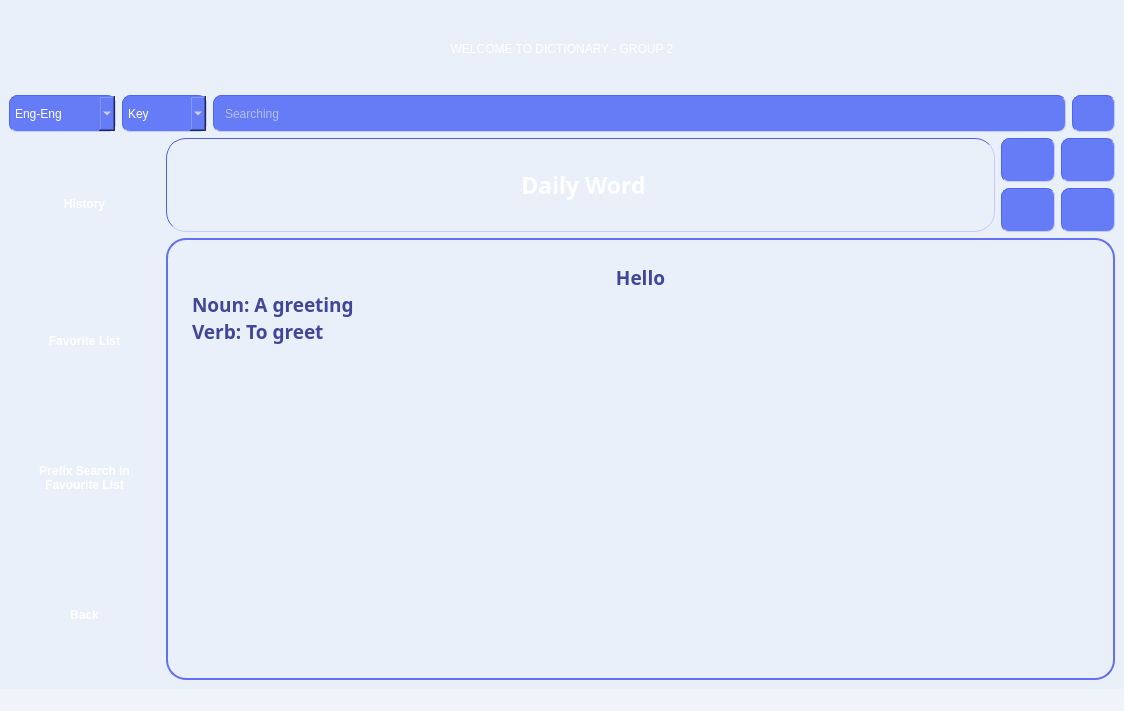
<?xml version="1.0" encoding="UTF-8"?>
<ui version="4.0">
 <class>MainWindow</class>
 <widget class="QMainWindow" name="MainWindow">
  <property name="geometry">
   <rect>
    <x>0</x>
    <y>0</y>
    <width>1124</width>
    <height>711</height>
   </rect>
  </property>
  <property name="font">
   <font>
    <family>Rounded Mplus 1c</family>
    <bold>true</bold>
   </font>
  </property>
  <property name="windowTitle">
   <string>MainWindow</string>
  </property>
  <property name="windowOpacity">
   <double>1.000000000000000</double>
  </property>
  <property name="layoutDirection">
   <enum>Qt::LeftToRight</enum>
  </property>
  <property name="autoFillBackground">
   <bool>false</bool>
  </property>
  <property name="styleSheet">
   <string notr="true">background-color: rgb(240, 243, 250);</string>
  </property>
  <widget class="QWidget" name="centralwidget">
   <property name="autoFillBackground">
    <bool>false</bool>
   </property>
   <property name="styleSheet">
    <string notr="true">background-color: rgb(233, 240, 250);</string>
   </property>
   <layout class="QGridLayout" name="gridLayout_3">
    <item row="1" column="0" colspan="2">
     <layout class="QGridLayout" name="gridLayout_5">
      <item row="0" column="2">
       <widget class="QComboBox" name="comboBox_2">
        <property name="sizePolicy">
         <sizepolicy hsizetype="Preferred" vsizetype="Preferred">
          <horstretch>4</horstretch>
          <verstretch>0</verstretch>
         </sizepolicy>
        </property>
        <property name="maximumSize">
         <size>
          <width>16777215</width>
          <height>10000000</height>
         </size>
        </property>
        <property name="focusPolicy">
         <enum>Qt::NoFocus</enum>
        </property>
        <property name="styleSheet">
         <string notr="true">padding: 5px;
border-color: rgb(77, 101, 246);
border-width : 1px;
border-style:inset;
border-radius: 8px;
  min-height: 1px;
  min-width: 1px;
color: white;
selection-color: rgb(39, 182, 240);
selection-background-color: rgb(77, 92, 245);
font: 11pt &quot;Comfortaa&quot;;
background-color: rgb(102, 124, 246);</string>
        </property>
        <item>
         <property name="text">
          <string>Key</string>
         </property>
        </item>
        <item>
         <property name="text">
          <string>Def</string>
         </property>
        </item>
       </widget>
      </item>
      <item row="0" column="0">
       <widget class="QComboBox" name="comboBox">
        <property name="sizePolicy">
         <sizepolicy hsizetype="Ignored" vsizetype="Ignored">
          <horstretch>5</horstretch>
          <verstretch>0</verstretch>
         </sizepolicy>
        </property>
        <property name="maximumSize">
         <size>
          <width>16777215</width>
          <height>10000000</height>
         </size>
        </property>
        <property name="contextMenuPolicy">
         <enum>Qt::DefaultContextMenu</enum>
        </property>
        <property name="styleSheet">
         <string notr="true">padding: 5px;
border-color: rgb(77, 101, 246);
border-width : 1px;
border-style:inset;
border-radius: 8px;
  min-height: 1px;
  min-width: 1px;
color: white;
selection-color: rgb(39, 182, 240);
selection-background-color: rgb(77, 92, 245);
font: 11pt &quot;Comfortaa&quot;;
background-color: rgb(102, 124, 246);</string>
        </property>
        <item>
         <property name="text">
          <string>Eng-Eng</string>
         </property>
        </item>
        <item>
         <property name="text">
          <string>Eng-Viet</string>
         </property>
        </item>
        <item>
         <property name="text">
          <string>Slang</string>
         </property>
        </item>
        <item>
         <property name="text">
          <string>Emoji</string>
         </property>
        </item>
       </widget>
      </item>
      <item row="0" column="4">
       <widget class="QPushButton" name="pushButton_9">
        <property name="sizePolicy">
         <sizepolicy hsizetype="Preferred" vsizetype="Preferred">
          <horstretch>2</horstretch>
          <verstretch>0</verstretch>
         </sizepolicy>
        </property>
        <property name="font">
         <font>
          <pointsize>14</pointsize>
         </font>
        </property>
        <property name="layoutDirection">
         <enum>Qt::LeftToRight</enum>
        </property>
        <property name="styleSheet">
         <string notr="true">padding: 6px;
border-color: rgb(77, 101, 246);
border-width : 1px;
border-style:inset;
border-radius: 8px;
  min-height: 1px;
  min-width: 1px;
background-color: rgb(102, 124, 246);</string>
        </property>
        <property name="text">
         <string/>
        </property>
        <property name="icon">
         <iconset resource="resources.qrc">
          <normaloff>:/img/images/search.svg</normaloff>:/img/images/search.svg</iconset>
        </property>
        <property name="iconSize">
         <size>
          <width>22</width>
          <height>27</height>
         </size>
        </property>
        <property name="autoDefault">
         <bool>false</bool>
        </property>
        <property name="default">
         <bool>false</bool>
        </property>
        <property name="flat">
         <bool>false</bool>
        </property>
       </widget>
      </item>
      <item row="0" column="3">
       <widget class="QLineEdit" name="lineEdit_2">
        <property name="sizePolicy">
         <sizepolicy hsizetype="Preferred" vsizetype="Preferred">
          <horstretch>40</horstretch>
          <verstretch>0</verstretch>
         </sizepolicy>
        </property>
        <property name="styleSheet">
         <string notr="true">padding: 9px;
border-color: rgb(77, 101, 246);
border-width : 1px;
border-style:inset;
border-radius: 8px;
  min-height: 1px;
  min-width: 1px;
background-color: rgb(102, 124, 246);
color: white;
selection-color: rgb(39, 182, 240);
selection-background-color: rgb(77, 92, 245);
font: 11pt &quot;Comfortaa&quot;;</string>
        </property>
        <property name="placeholderText">
         <string>Searching</string>
        </property>
       </widget>
      </item>
     </layout>
    </item>
    <item row="0" column="0" colspan="2">
     <layout class="QGridLayout" name="gridLayout">
      <item row="0" column="0">
       <widget class="QPushButton" name="pushButton_4">
        <property name="styleSheet">
         <string notr="true">padding: 30px;
border-radius: 20px;
  min-height: 20px;
  min-width: 20px;
background-image: url(:/background/images/bg/intro bg.png);
color: white;
font: 24pt &quot;Audiowide&quot;;</string>
        </property>
        <property name="text">
         <string>WELCOME TO DICTIONARY - GROUP 2</string>
        </property>
       </widget>
      </item>
     </layout>
    </item>
    <item row="2" column="0">
     <layout class="QVBoxLayout" name="verticalLayout">
      <item>
       <widget class="QPushButton" name="pushButton_5">
        <property name="sizePolicy">
         <sizepolicy hsizetype="Preferred" vsizetype="Ignored">
          <horstretch>12</horstretch>
          <verstretch>10</verstretch>
         </sizepolicy>
        </property>
        <property name="styleSheet">
         <string notr="true">background-image: url(:/background/images/bg/button.png);
padding: 30px;
color: white;
font: 16pt &quot;Comfortaa&quot;;
font:bold;
border-color: rgb(3, 3, 3);
border-width : 0px;
border-style:inset;
border-radius: 20px;
  min-height: 20px;
  min-width: 20px</string>
        </property>
        <property name="text">
         <string>History</string>
        </property>
       </widget>
      </item>
      <item>
       <widget class="QPushButton" name="pushButton_6">
        <property name="sizePolicy">
         <sizepolicy hsizetype="Preferred" vsizetype="Ignored">
          <horstretch>12</horstretch>
          <verstretch>10</verstretch>
         </sizepolicy>
        </property>
        <property name="styleSheet">
         <string notr="true">background-image: url(:/background/images/bg/button.png);
padding: 30px;
color: white;
font: 16pt &quot;Comfortaa&quot;;
font:bold;
border-color: rgb(3, 3, 3);
border-width : 0px;
border-style:inset;
border-radius: 20px;
  min-height: 20px;
  min-width: 20px</string>
        </property>
        <property name="text">
         <string>Favorite List</string>
        </property>
       </widget>
      </item>
      <item>
       <widget class="QPushButton" name="pushButton_7">
        <property name="sizePolicy">
         <sizepolicy hsizetype="Preferred" vsizetype="Ignored">
          <horstretch>12</horstretch>
          <verstretch>10</verstretch>
         </sizepolicy>
        </property>
        <property name="styleSheet">
         <string notr="true">background-image: url(:/background/images/bg/button.png);
padding: 30px;
color: white;
font: 16pt &quot;Comfortaa&quot;;
font:bold;
border-color: rgb(3, 3, 3);
border-width : 0px;
border-style:inset;
border-radius: 20px;
  min-height: 20px;
  min-width: 20px</string>
        </property>
        <property name="text">
         <string>Prefix Search in
Favourite List</string>
        </property>
       </widget>
      </item>
      <item>
       <widget class="QPushButton" name="pushButton_8">
        <property name="sizePolicy">
         <sizepolicy hsizetype="Preferred" vsizetype="Ignored">
          <horstretch>12</horstretch>
          <verstretch>10</verstretch>
         </sizepolicy>
        </property>
        <property name="styleSheet">
         <string notr="true">background-image: url(:/background/images/bg/button.png);
padding: 30px;
color: white;
font: 16pt &quot;Comfortaa&quot;;
font:bold;
border-color: rgb(3, 3, 3);
border-width : 0px;
border-style:inset;
border-radius: 20px;
  min-height: 20px;
  min-width: 20px</string>
        </property>
        <property name="text">
         <string>Back</string>
        </property>
       </widget>
      </item>
     </layout>
    </item>
    <item row="2" column="1">
     <layout class="QVBoxLayout" name="verticalLayout_3">
      <item>
       <layout class="QGridLayout" name="gridLayout_2">
        <property name="bottomMargin">
         <number>0</number>
        </property>
        <item row="1" column="0">
         <layout class="QGridLayout" name="gridLayout_6">
          <property name="bottomMargin">
           <number>0</number>
          </property>
          <item row="0" column="2">
           <widget class="QPushButton" name="pushButton_2">
            <property name="sizePolicy">
             <sizepolicy hsizetype="Minimum" vsizetype="Expanding">
              <horstretch>0</horstretch>
              <verstretch>0</verstretch>
             </sizepolicy>
            </property>
            <property name="styleSheet">
             <string notr="true">padding: 10px;
border-color: rgb(77, 101, 246);
border-width : 1px;
border-style:inset;
border-radius: 8px;
  min-height: 1px;
  min-width: 1px;
background-color: rgb(102, 124, 246);</string>
            </property>
            <property name="text">
             <string/>
            </property>
            <property name="icon">
             <iconset resource="resources.qrc">
              <normaloff>:/img/images/heart.svg</normaloff>
              <normalon>:/img/images/heart-fill.svg</normalon>:/img/images/heart.svg</iconset>
            </property>
            <attribute name="buttonGroup">
             <string notr="true">buttonGroup</string>
            </attribute>
           </widget>
          </item>
          <item row="1" column="3">
           <widget class="QPushButton" name="pushButton_10">
            <property name="sizePolicy">
             <sizepolicy hsizetype="Minimum" vsizetype="Preferred">
              <horstretch>0</horstretch>
              <verstretch>0</verstretch>
             </sizepolicy>
            </property>
            <property name="styleSheet">
             <string notr="true">padding: 10px;
border-color: rgb(77, 101, 246);
border-width : 1px;
border-style:inset;
border-radius: 8px;
  min-height: 1px;
  min-width: 1px;
background-color: rgb(102, 124, 246);</string>
            </property>
            <property name="text">
             <string/>
            </property>
            <property name="icon">
             <iconset resource="resources.qrc">
              <normaloff>:/img/images/reset.svg</normaloff>:/img/images/reset.svg</iconset>
            </property>
           </widget>
          </item>
          <item row="1" column="2">
           <widget class="QPushButton" name="pushButton_3">
            <property name="sizePolicy">
             <sizepolicy hsizetype="Minimum" vsizetype="Expanding">
              <horstretch>0</horstretch>
              <verstretch>0</verstretch>
             </sizepolicy>
            </property>
            <property name="styleSheet">
             <string notr="true">padding: 10px;
border-color: rgb(77, 101, 246);
border-width : 1px;
border-style:inset;
border-radius: 8px;
  min-height: 1px;
  min-width: 1px;
background-color: rgb(102, 124, 246);</string>
            </property>
            <property name="text">
             <string/>
            </property>
            <property name="icon">
             <iconset resource="resources.qrc">
              <normaloff>:/img/images/pencil.svg</normaloff>:/img/images/pencil.svg</iconset>
            </property>
            <attribute name="buttonGroup">
             <string notr="true">buttonGroup</string>
            </attribute>
           </widget>
          </item>
          <item row="0" column="3">
           <widget class="QPushButton" name="pushButton">
            <property name="sizePolicy">
             <sizepolicy hsizetype="Minimum" vsizetype="Preferred">
              <horstretch>0</horstretch>
              <verstretch>0</verstretch>
             </sizepolicy>
            </property>
            <property name="styleSheet">
             <string notr="true">padding: 10px;
border-color: rgb(77, 101, 246);
border-width : 1px;
border-style:inset;
border-radius: 8px;
  min-height: 1px;
  min-width: 1px;
background-color: rgb(102, 124, 246);</string>
            </property>
            <property name="text">
             <string/>
            </property>
            <property name="icon">
             <iconset resource="resources.qrc">
              <normaloff>:/img/images/zoom.svg</normaloff>:/img/images/zoom.svg</iconset>
            </property>
           </widget>
          </item>
          <item row="0" column="0" rowspan="2" colspan="2">
           <widget class="QLabel" name="label_3">
            <property name="sizePolicy">
             <sizepolicy hsizetype="Preferred" vsizetype="Preferred">
              <horstretch>48</horstretch>
              <verstretch>0</verstretch>
             </sizepolicy>
            </property>
            <property name="minimumSize">
             <size>
              <width>82</width>
              <height>82</height>
             </size>
            </property>
            <property name="font">
             <font>
              <family>Comfortaa</family>
              <pointsize>17</pointsize>
              <italic>false</italic>
              <bold>false</bold>
             </font>
            </property>
            <property name="styleSheet">
             <string notr="true">padding: 30px;
border-color: rgb(78, 91, 247);
border-width : 1px;
border-style:inset;
border-radius: 20px;
  min-height: 20px;
  min-width: 20px;
background-image: url(:/background/images/bg/mid button.png);
font: 17pt &quot;Comfortaa&quot;;</string>
            </property>
            <property name="text">
             <string>&lt;html&gt;&lt;head/&gt;&lt;body&gt;&lt;p align=&quot;center&quot;&gt;&lt;span style=&quot; font-weight:700; color:#ffffff;&quot;&gt;Daily Word&lt;/span&gt;&lt;/p&gt;&lt;/body&gt;&lt;/html&gt;</string>
            </property>
           </widget>
          </item>
         </layout>
        </item>
        <item row="2" column="0">
         <widget class="QTextBrowser" name="textBrowser">
          <property name="sizePolicy">
           <sizepolicy hsizetype="Preferred" vsizetype="Preferred">
            <horstretch>50</horstretch>
            <verstretch>3</verstretch>
           </sizepolicy>
          </property>
          <property name="font">
           <font>
            <family>Comfortaa</family>
            <pointsize>13</pointsize>
            <italic>false</italic>
            <bold>false</bold>
           </font>
          </property>
          <property name="layoutDirection">
           <enum>Qt::LeftToRight</enum>
          </property>
          <property name="styleSheet">
           <string notr="true">padding: 20px;
border-width : 2px;
border-style:solid;
border-radius: 20px;
  min-height: 20px;
  min-width: 20px;
background-color: rgb(233, 240, 250);
border-color: rgb(99, 112, 243);
font: 13pt &quot;Comfortaa&quot;;</string>
          </property>
          <property name="html">
           <string>&lt;!DOCTYPE HTML PUBLIC &quot;-//W3C//DTD HTML 4.0//EN&quot; &quot;http://www.w3.org/TR/REC-html40/strict.dtd&quot;&gt;
&lt;html&gt;&lt;head&gt;&lt;meta name=&quot;qrichtext&quot; content=&quot;1&quot; /&gt;&lt;meta charset=&quot;utf-8&quot; /&gt;&lt;style type=&quot;text/css&quot;&gt;
p, li { white-space: pre-wrap; }
hr { height: 1px; border-width: 0; }
li.unchecked::marker { content: &quot;\2610&quot;; }
li.checked::marker { content: &quot;\2612&quot;; }
&lt;/style&gt;&lt;/head&gt;&lt;body style=&quot; font-family:'Comfortaa'; font-size:13pt; font-weight:400; font-style:normal;&quot;&gt;
&lt;p align=&quot;center&quot; style=&quot; margin-top:0px; margin-bottom:0px; margin-left:0px; margin-right:0px; -qt-block-indent:0; text-indent:0px;&quot;&gt;&lt;span style=&quot; font-size:14pt; font-weight:700; color:#414699;&quot;&gt;Hello&lt;/span&gt;&lt;/p&gt;
&lt;p align=&quot;justify&quot; style=&quot; margin-top:0px; margin-bottom:0px; margin-left:0px; margin-right:0px; -qt-block-indent:0; text-indent:0px;&quot;&gt;&lt;span style=&quot; font-size:14pt; font-weight:700; color:#414699;&quot;&gt;Noun: A greeting&lt;/span&gt;&lt;/p&gt;
&lt;p align=&quot;justify&quot; style=&quot; margin-top:0px; margin-bottom:0px; margin-left:0px; margin-right:0px; -qt-block-indent:0; text-indent:0px;&quot;&gt;&lt;span style=&quot; font-size:14pt; font-weight:700; color:#414699;&quot;&gt;Verb: To greet&lt;/span&gt;&lt;/p&gt;&lt;/body&gt;&lt;/html&gt;</string>
          </property>
          <property name="placeholderText">
           <string>Displaying...</string>
          </property>
         </widget>
        </item>
       </layout>
      </item>
     </layout>
    </item>
   </layout>
  </widget>
  <widget class="QStatusBar" name="statusbar"/>
 </widget>
 <resources>
  <include location="resources.qrc"/>
 </resources>
 <connections/>
 <buttongroups>
  <buttongroup name="buttonGroup"/>
 </buttongroups>
</ui>
